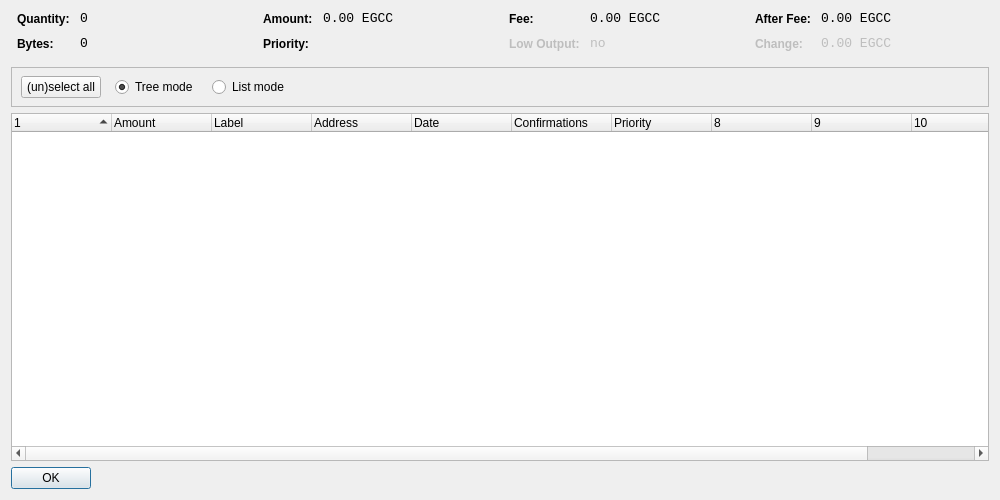
<?xml version="1.0" encoding="UTF-8"?>
<ui version="4.0">
 <class>CoinControlDialog</class>
 <widget class="QDialog" name="CoinControlDialog">
  <property name="geometry">
   <rect>
    <x>0</x>
    <y>0</y>
    <width>1000</width>
    <height>500</height>
   </rect>
  </property>
  <property name="windowTitle">
   <string>Coin Control</string>
  </property>
  <layout class="QVBoxLayout" name="verticalLayout">
   <item>
    <layout class="QHBoxLayout" name="horizontalLayoutTop" stretch="0,0,0,0">
     <property name="topMargin">
      <number>0</number>
     </property>
     <property name="bottomMargin">
      <number>10</number>
     </property>
     <item>
      <layout class="QFormLayout" name="formLayoutCoinControl1">
       <property name="horizontalSpacing">
        <number>10</number>
       </property>
       <property name="verticalSpacing">
        <number>10</number>
       </property>
       <property name="leftMargin">
        <number>6</number>
       </property>
       <property name="rightMargin">
        <number>6</number>
       </property>
       <item row="0" column="0">
        <widget class="QLabel" name="labelCoinControlQuantityText">
         <property name="styleSheet">
          <string notr="true">font-weight:bold;</string>
         </property>
         <property name="text">
          <string>Quantity:</string>
         </property>
        </widget>
       </item>
       <item row="0" column="1">
        <widget class="QLabel" name="labelCoinControlQuantity">
         <property name="font">
          <font>
           <family>Monospace</family>
           <pointsize>10</pointsize>
          </font>
         </property>
         <property name="cursor">
          <cursorShape>IBeamCursor</cursorShape>
         </property>
         <property name="contextMenuPolicy">
          <enum>Qt::ActionsContextMenu</enum>
         </property>
         <property name="text">
          <string notr="true">0</string>
         </property>
         <property name="textInteractionFlags">
          <set>Qt::LinksAccessibleByMouse|Qt::TextSelectableByKeyboard|Qt::TextSelectableByMouse</set>
         </property>
        </widget>
       </item>
       <item row="1" column="0">
        <widget class="QLabel" name="labelCoinControlBytesText">
         <property name="styleSheet">
          <string notr="true">font-weight:bold;</string>
         </property>
         <property name="text">
          <string>Bytes:</string>
         </property>
        </widget>
       </item>
       <item row="1" column="1">
        <widget class="QLabel" name="labelCoinControlBytes">
         <property name="font">
          <font>
           <family>Monospace</family>
           <pointsize>10</pointsize>
          </font>
         </property>
         <property name="cursor">
          <cursorShape>IBeamCursor</cursorShape>
         </property>
         <property name="contextMenuPolicy">
          <enum>Qt::ActionsContextMenu</enum>
         </property>
         <property name="text">
          <string notr="true">0</string>
         </property>
         <property name="textInteractionFlags">
          <set>Qt::LinksAccessibleByMouse|Qt::TextSelectableByKeyboard|Qt::TextSelectableByMouse</set>
         </property>
        </widget>
       </item>
      </layout>
     </item>
     <item>
      <layout class="QFormLayout" name="formLayoutCoinControl2">
       <property name="horizontalSpacing">
        <number>10</number>
       </property>
       <property name="verticalSpacing">
        <number>10</number>
       </property>
       <property name="leftMargin">
        <number>6</number>
       </property>
       <property name="rightMargin">
        <number>6</number>
       </property>
       <item row="0" column="0">
        <widget class="QLabel" name="labelCoinControlAmountText">
         <property name="styleSheet">
          <string notr="true">font-weight:bold;</string>
         </property>
         <property name="text">
          <string>Amount:</string>
         </property>
        </widget>
       </item>
       <item row="0" column="1">
        <widget class="QLabel" name="labelCoinControlAmount">
         <property name="font">
          <font>
           <family>Monospace</family>
           <pointsize>10</pointsize>
          </font>
         </property>
         <property name="cursor">
          <cursorShape>IBeamCursor</cursorShape>
         </property>
         <property name="contextMenuPolicy">
          <enum>Qt::ActionsContextMenu</enum>
         </property>
         <property name="text">
          <string notr="true">0.00 EGCC</string>
         </property>
         <property name="textInteractionFlags">
          <set>Qt::LinksAccessibleByMouse|Qt::TextSelectableByKeyboard|Qt::TextSelectableByMouse</set>
         </property>
        </widget>
       </item>
       <item row="1" column="0">
        <widget class="QLabel" name="labelCoinControlPriorityText">
         <property name="styleSheet">
          <string notr="true">font-weight:bold;</string>
         </property>
         <property name="text">
          <string>Priority:</string>
         </property>
        </widget>
       </item>
       <item row="1" column="1">
        <widget class="QLabel" name="labelCoinControlPriority">
         <property name="font">
          <font>
           <family>Monospace</family>
           <pointsize>10</pointsize>
          </font>
         </property>
         <property name="cursor">
          <cursorShape>IBeamCursor</cursorShape>
         </property>
         <property name="contextMenuPolicy">
          <enum>Qt::ActionsContextMenu</enum>
         </property>
         <property name="text">
          <string/>
         </property>
         <property name="textInteractionFlags">
          <set>Qt::LinksAccessibleByMouse|Qt::TextSelectableByKeyboard|Qt::TextSelectableByMouse</set>
         </property>
        </widget>
       </item>
      </layout>
     </item>
     <item>
      <layout class="QFormLayout" name="formLayoutCoinControl3">
       <property name="horizontalSpacing">
        <number>10</number>
       </property>
       <property name="verticalSpacing">
        <number>10</number>
       </property>
       <property name="leftMargin">
        <number>6</number>
       </property>
       <property name="rightMargin">
        <number>6</number>
       </property>
       <item row="0" column="0">
        <widget class="QLabel" name="labelCoinControlFeeText">
         <property name="styleSheet">
          <string notr="true">font-weight:bold;</string>
         </property>
         <property name="text">
          <string>Fee:</string>
         </property>
        </widget>
       </item>
       <item row="0" column="1">
        <widget class="QLabel" name="labelCoinControlFee">
         <property name="font">
          <font>
           <family>Monospace</family>
           <pointsize>10</pointsize>
          </font>
         </property>
         <property name="cursor">
          <cursorShape>IBeamCursor</cursorShape>
         </property>
         <property name="contextMenuPolicy">
          <enum>Qt::ActionsContextMenu</enum>
         </property>
         <property name="text">
          <string notr="true">0.00 EGCC</string>
         </property>
         <property name="textInteractionFlags">
          <set>Qt::LinksAccessibleByMouse|Qt::TextSelectableByKeyboard|Qt::TextSelectableByMouse</set>
         </property>
        </widget>
       </item>
       <item row="1" column="0">
        <widget class="QLabel" name="labelCoinControlLowOutputText">
         <property name="enabled">
          <bool>false</bool>
         </property>
         <property name="styleSheet">
          <string notr="true">font-weight:bold;</string>
         </property>
         <property name="text">
          <string>Low Output:</string>
         </property>
        </widget>
       </item>
       <item row="1" column="1">
        <widget class="QLabel" name="labelCoinControlLowOutput">
         <property name="enabled">
          <bool>false</bool>
         </property>
         <property name="font">
          <font>
           <family>Monospace</family>
           <pointsize>10</pointsize>
          </font>
         </property>
         <property name="cursor">
          <cursorShape>IBeamCursor</cursorShape>
         </property>
         <property name="contextMenuPolicy">
          <enum>Qt::ActionsContextMenu</enum>
         </property>
         <property name="text">
          <string notr="true">no</string>
         </property>
         <property name="textInteractionFlags">
          <set>Qt::LinksAccessibleByMouse|Qt::TextSelectableByKeyboard|Qt::TextSelectableByMouse</set>
         </property>
        </widget>
       </item>
      </layout>
     </item>
     <item>
      <layout class="QFormLayout" name="formLayoutCoinControl4">
       <property name="horizontalSpacing">
        <number>10</number>
       </property>
       <property name="verticalSpacing">
        <number>10</number>
       </property>
       <property name="leftMargin">
        <number>6</number>
       </property>
       <property name="rightMargin">
        <number>6</number>
       </property>
       <item row="0" column="0">
        <widget class="QLabel" name="labelCoinControlAfterFeeText">
         <property name="styleSheet">
          <string notr="true">font-weight:bold;</string>
         </property>
         <property name="text">
          <string>After Fee:</string>
         </property>
        </widget>
       </item>
       <item row="0" column="1">
        <widget class="QLabel" name="labelCoinControlAfterFee">
         <property name="font">
          <font>
           <family>Monospace</family>
           <pointsize>10</pointsize>
          </font>
         </property>
         <property name="cursor">
          <cursorShape>IBeamCursor</cursorShape>
         </property>
         <property name="contextMenuPolicy">
          <enum>Qt::ActionsContextMenu</enum>
         </property>
         <property name="text">
          <string notr="true">0.00 EGCC</string>
         </property>
         <property name="textInteractionFlags">
          <set>Qt::LinksAccessibleByMouse|Qt::TextSelectableByKeyboard|Qt::TextSelectableByMouse</set>
         </property>
        </widget>
       </item>
       <item row="1" column="0">
        <widget class="QLabel" name="labelCoinControlChangeText">
         <property name="enabled">
          <bool>false</bool>
         </property>
         <property name="styleSheet">
          <string notr="true">font-weight:bold;</string>
         </property>
         <property name="text">
          <string>Change:</string>
         </property>
        </widget>
       </item>
       <item row="1" column="1">
        <widget class="QLabel" name="labelCoinControlChange">
         <property name="enabled">
          <bool>false</bool>
         </property>
         <property name="font">
          <font>
           <family>Monospace</family>
           <pointsize>10</pointsize>
          </font>
         </property>
         <property name="cursor">
          <cursorShape>IBeamCursor</cursorShape>
         </property>
         <property name="contextMenuPolicy">
          <enum>Qt::ActionsContextMenu</enum>
         </property>
         <property name="text">
          <string notr="true">0.00 EGCC</string>
         </property>
         <property name="textInteractionFlags">
          <set>Qt::LinksAccessibleByMouse|Qt::TextSelectableByKeyboard|Qt::TextSelectableByMouse</set>
         </property>
        </widget>
       </item>
      </layout>
     </item>
    </layout>
   </item>
   <item>
    <widget class="QFrame" name="frame">
     <property name="minimumSize">
      <size>
       <width>0</width>
       <height>40</height>
      </size>
     </property>
     <property name="frameShape">
      <enum>QFrame::StyledPanel</enum>
     </property>
     <property name="frameShadow">
      <enum>QFrame::Sunken</enum>
     </property>
     <widget class="QWidget" name="horizontalLayoutWidget">
      <property name="geometry">
       <rect>
        <x>10</x>
        <y>0</y>
        <width>781</width>
        <height>41</height>
       </rect>
      </property>
      <layout class="QHBoxLayout" name="horizontalLayoutPanel" stretch="0,0,0,0,0">
       <property name="spacing">
        <number>14</number>
       </property>
       <item>
        <widget class="QPushButton" name="pushButtonSelectAll">
         <property name="sizePolicy">
          <sizepolicy hsizetype="Maximum" vsizetype="Fixed">
           <horstretch>0</horstretch>
           <verstretch>0</verstretch>
          </sizepolicy>
         </property>
         <property name="text">
          <string>(un)select all</string>
         </property>
        </widget>
       </item>
       <item>
        <widget class="QRadioButton" name="radioTreeMode">
         <property name="sizePolicy">
          <sizepolicy hsizetype="Maximum" vsizetype="Fixed">
           <horstretch>0</horstretch>
           <verstretch>0</verstretch>
          </sizepolicy>
         </property>
         <property name="text">
          <string>Tree mode</string>
         </property>
         <property name="checked">
          <bool>true</bool>
         </property>
        </widget>
       </item>
       <item>
        <widget class="QRadioButton" name="radioListMode">
         <property name="sizePolicy">
          <sizepolicy hsizetype="Maximum" vsizetype="Fixed">
           <horstretch>0</horstretch>
           <verstretch>0</verstretch>
          </sizepolicy>
         </property>
         <property name="text">
          <string>List mode</string>
         </property>
        </widget>
       </item>
       <item>
        <spacer name="horizontalSpacer">
         <property name="orientation">
          <enum>Qt::Horizontal</enum>
         </property>
         <property name="sizeHint" stdset="0">
          <size>
           <width>40</width>
           <height>20</height>
          </size>
         </property>
        </spacer>
       </item>
      </layout>
     </widget>
    </widget>
   </item>
   <item>
    <widget class="CoinControlTreeWidget" name="treeWidget">
     <property name="contextMenuPolicy">
      <enum>Qt::CustomContextMenu</enum>
     </property>
     <property name="sortingEnabled">
      <bool>false</bool>
     </property>
     <property name="columnCount">
      <number>11</number>
     </property>
     <attribute name="headerShowSortIndicator" stdset="0">
      <bool>true</bool>
     </attribute>
     <attribute name="headerStretchLastSection">
      <bool>false</bool>
     </attribute>
     <column>
      <property name="text">
       <string/>
      </property>
     </column>
     <column>
      <property name="text">
       <string>Amount</string>
      </property>
     </column>
     <column>
      <property name="text">
       <string>Label</string>
      </property>
     </column>
     <column>
      <property name="text">
       <string>Address</string>
      </property>
     </column>
     <column>
      <property name="text">
       <string>Date</string>
      </property>
     </column>
     <column>
      <property name="text">
       <string>Confirmations</string>
      </property>
      <property name="toolTip">
       <string>Confirmed</string>
      </property>
     </column>
     <column>
      <property name="text">
       <string>Priority</string>
      </property>
     </column>
     <column>
      <property name="text">
       <string/>
      </property>
     </column>
     <column>
      <property name="text">
       <string/>
      </property>
     </column>
     <column>
      <property name="text">
       <string/>
      </property>
     </column>
     <column>
      <property name="text">
       <string/>
      </property>
     </column>
    </widget>
   </item>
   <item>
    <widget class="QDialogButtonBox" name="buttonBox">
     <property name="sizePolicy">
      <sizepolicy hsizetype="Maximum" vsizetype="Fixed">
       <horstretch>0</horstretch>
       <verstretch>0</verstretch>
      </sizepolicy>
     </property>
     <property name="orientation">
      <enum>Qt::Horizontal</enum>
     </property>
     <property name="standardButtons">
      <set>QDialogButtonBox::Ok</set>
     </property>
    </widget>
   </item>
  </layout>
 </widget>
 <customwidgets>
  <customwidget>
   <class>CoinControlTreeWidget</class>
   <extends>QTreeWidget</extends>
   <header>coincontroltreewidget.h</header>
  </customwidget>
 </customwidgets>
 <resources/>
 <connections/>
</ui>
